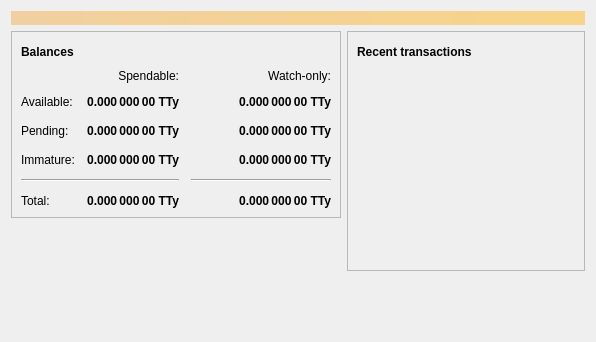
<?xml version="1.0" encoding="UTF-8"?>
<ui version="4.0">
 <class>OverviewPage</class>
 <widget class="QWidget" name="OverviewPage">
  <property name="geometry">
   <rect>
    <x>0</x>
    <y>0</y>
    <width>596</width>
    <height>342</height>
   </rect>
  </property>
  <property name="windowTitle">
   <string>Form</string>
  </property>
  <layout class="QVBoxLayout" name="topLayout">
   <item>
    <widget class="QLabel" name="labelAlerts">
     <property name="visible">
      <bool>false</bool>
     </property>
     <property name="styleSheet">
      <string notr="true">QLabel { background-color: qlineargradient(x1: 0, y1: 0, x2: 1, y2: 0, stop:0 #F0D0A0, stop:1 #F8D488); color:#000000; }</string>
     </property>
     <property name="wordWrap">
      <bool>true</bool>
     </property>
     <property name="margin">
      <number>3</number>
     </property>
     <property name="textInteractionFlags">
      <set>Qt::TextSelectableByMouse</set>
     </property>
    </widget>
   </item>
   <item>
    <layout class="QHBoxLayout" name="horizontalLayout" stretch="1,1">
     <item>
      <layout class="QVBoxLayout" name="verticalLayout_2">
       <item>
        <widget class="QFrame" name="frame">
         <property name="frameShape">
          <enum>QFrame::StyledPanel</enum>
         </property>
         <property name="frameShadow">
          <enum>QFrame::Raised</enum>
         </property>
         <layout class="QVBoxLayout" name="verticalLayout_4">
          <item>
           <layout class="QHBoxLayout" name="horizontalLayout_4">
            <item>
             <widget class="QLabel" name="label_5">
              <property name="font">
               <font>
                <weight>75</weight>
                <bold>true</bold>
               </font>
              </property>
              <property name="text">
               <string>Balances</string>
              </property>
             </widget>
            </item>
            <item>
             <widget class="QPushButton" name="labelWalletStatus">
              <property name="enabled">
               <bool>true</bool>
              </property>
              <property name="maximumSize">
               <size>
                <width>30</width>
                <height>16777215</height>
               </size>
              </property>
              <property name="toolTip">
               <string>The displayed information may be out of date. Your wallet automatically synchronizes with the Tuttycoin network after a connection is established, but this process has not completed yet.</string>
              </property>
              <property name="text">
               <string/>
              </property>
              <property name="icon">
               <iconset resource="../bitcoin.qrc">
                <normaloff>:/icons/warning</normaloff>
                <disabledoff>:/icons/warning</disabledoff>:/icons/warning</iconset>
              </property>
              <property name="iconSize">
               <size>
                <width>24</width>
                <height>24</height>
               </size>
              </property>
              <property name="flat">
               <bool>true</bool>
              </property>
             </widget>
            </item>
            <item>
             <spacer name="horizontalSpacer_3">
              <property name="orientation">
               <enum>Qt::Horizontal</enum>
              </property>
              <property name="sizeHint" stdset="0">
               <size>
                <width>40</width>
                <height>20</height>
               </size>
              </property>
             </spacer>
            </item>
           </layout>
          </item>
          <item>
           <layout class="QGridLayout" name="gridLayout">
            <property name="spacing">
             <number>12</number>
            </property>
            <item row="2" column="2">
             <widget class="QLabel" name="labelWatchPending">
              <property name="font">
               <font>
                <weight>75</weight>
                <bold>true</bold>
               </font>
              </property>
              <property name="cursor">
               <cursorShape>IBeamCursor</cursorShape>
              </property>
              <property name="toolTip">
               <string>Unconfirmed transactions to watch-only addresses</string>
              </property>
              <property name="text">
               <string notr="true">0.000 000 00 TTy</string>
              </property>
              <property name="alignment">
               <set>Qt::AlignRight|Qt::AlignTrailing|Qt::AlignVCenter</set>
              </property>
              <property name="textInteractionFlags">
               <set>Qt::LinksAccessibleByMouse|Qt::TextSelectableByKeyboard|Qt::TextSelectableByMouse</set>
              </property>
             </widget>
            </item>
            <item row="2" column="1">
             <widget class="QLabel" name="labelUnconfirmed">
              <property name="font">
               <font>
                <weight>75</weight>
                <bold>true</bold>
               </font>
              </property>
              <property name="cursor">
               <cursorShape>IBeamCursor</cursorShape>
              </property>
              <property name="toolTip">
               <string>Total of transactions that have yet to be confirmed, and do not yet count toward the spendable balance</string>
              </property>
              <property name="text">
               <string notr="true">0.000 000 00 TTy</string>
              </property>
              <property name="alignment">
               <set>Qt::AlignRight|Qt::AlignTrailing|Qt::AlignVCenter</set>
              </property>
              <property name="textInteractionFlags">
               <set>Qt::LinksAccessibleByMouse|Qt::TextSelectableByKeyboard|Qt::TextSelectableByMouse</set>
              </property>
             </widget>
            </item>
            <item row="3" column="2">
             <widget class="QLabel" name="labelWatchImmature">
              <property name="font">
               <font>
                <weight>75</weight>
                <bold>true</bold>
               </font>
              </property>
              <property name="cursor">
               <cursorShape>IBeamCursor</cursorShape>
              </property>
              <property name="toolTip">
               <string>Mined balance in watch-only addresses that has not yet matured</string>
              </property>
              <property name="text">
               <string notr="true">0.000 000 00 TTy</string>
              </property>
              <property name="alignment">
               <set>Qt::AlignRight|Qt::AlignTrailing|Qt::AlignVCenter</set>
              </property>
              <property name="textInteractionFlags">
               <set>Qt::LinksAccessibleByMouse|Qt::TextSelectableByKeyboard|Qt::TextSelectableByMouse</set>
              </property>
             </widget>
            </item>
            <item row="4" column="0" colspan="2">
             <widget class="Line" name="line">
              <property name="orientation">
               <enum>Qt::Horizontal</enum>
              </property>
             </widget>
            </item>
            <item row="4" column="2">
             <widget class="Line" name="lineWatchBalance">
              <property name="sizePolicy">
               <sizepolicy hsizetype="Preferred" vsizetype="Fixed">
                <horstretch>0</horstretch>
                <verstretch>0</verstretch>
               </sizepolicy>
              </property>
              <property name="minimumSize">
               <size>
                <width>140</width>
                <height>0</height>
               </size>
              </property>
              <property name="orientation">
               <enum>Qt::Horizontal</enum>
              </property>
             </widget>
            </item>
            <item row="5" column="0">
             <widget class="QLabel" name="labelTotalText">
              <property name="text">
               <string>Total:</string>
              </property>
             </widget>
            </item>
            <item row="3" column="1">
             <widget class="QLabel" name="labelImmature">
              <property name="font">
               <font>
                <weight>75</weight>
                <bold>true</bold>
               </font>
              </property>
              <property name="cursor">
               <cursorShape>IBeamCursor</cursorShape>
              </property>
              <property name="toolTip">
               <string>Mined balance that has not yet matured</string>
              </property>
              <property name="text">
               <string notr="true">0.000 000 00 TTy</string>
              </property>
              <property name="alignment">
               <set>Qt::AlignRight|Qt::AlignTrailing|Qt::AlignVCenter</set>
              </property>
              <property name="textInteractionFlags">
               <set>Qt::LinksAccessibleByMouse|Qt::TextSelectableByKeyboard|Qt::TextSelectableByMouse</set>
              </property>
             </widget>
            </item>
            <item row="2" column="3">
             <spacer name="horizontalSpacer_2">
              <property name="orientation">
               <enum>Qt::Horizontal</enum>
              </property>
              <property name="sizeHint" stdset="0">
               <size>
                <width>40</width>
                <height>20</height>
               </size>
              </property>
             </spacer>
            </item>
            <item row="3" column="0">
             <widget class="QLabel" name="labelImmatureText">
              <property name="text">
               <string>Immature:</string>
              </property>
             </widget>
            </item>
            <item row="5" column="1">
             <widget class="QLabel" name="labelTotal">
              <property name="font">
               <font>
                <weight>75</weight>
                <bold>true</bold>
               </font>
              </property>
              <property name="cursor">
               <cursorShape>IBeamCursor</cursorShape>
              </property>
              <property name="toolTip">
               <string>Your current total balance</string>
              </property>
              <property name="text">
               <string notr="true">0.000 000 00 TTy</string>
              </property>
              <property name="alignment">
               <set>Qt::AlignRight|Qt::AlignTrailing|Qt::AlignVCenter</set>
              </property>
              <property name="textInteractionFlags">
               <set>Qt::LinksAccessibleByMouse|Qt::TextSelectableByKeyboard|Qt::TextSelectableByMouse</set>
              </property>
             </widget>
            </item>
            <item row="5" column="2">
             <widget class="QLabel" name="labelWatchTotal">
              <property name="font">
               <font>
                <weight>75</weight>
                <bold>true</bold>
               </font>
              </property>
              <property name="cursor">
               <cursorShape>IBeamCursor</cursorShape>
              </property>
              <property name="toolTip">
               <string>Current total balance in watch-only addresses</string>
              </property>
              <property name="text">
               <string notr="true">0.000 000 00 TTy</string>
              </property>
              <property name="alignment">
               <set>Qt::AlignRight|Qt::AlignTrailing|Qt::AlignVCenter</set>
              </property>
              <property name="textInteractionFlags">
               <set>Qt::LinksAccessibleByMouse|Qt::TextSelectableByKeyboard|Qt::TextSelectableByMouse</set>
              </property>
             </widget>
            </item>
            <item row="0" column="2">
             <widget class="QLabel" name="labelWatchonly">
              <property name="text">
               <string>Watch-only:</string>
              </property>
              <property name="alignment">
               <set>Qt::AlignRight|Qt::AlignTrailing|Qt::AlignVCenter</set>
              </property>
             </widget>
            </item>
            <item row="1" column="0">
             <widget class="QLabel" name="labelBalanceText">
              <property name="text">
               <string>Available:</string>
              </property>
             </widget>
            </item>
            <item row="1" column="1">
             <widget class="QLabel" name="labelBalance">
              <property name="font">
               <font>
                <weight>75</weight>
                <bold>true</bold>
               </font>
              </property>
              <property name="cursor">
               <cursorShape>IBeamCursor</cursorShape>
              </property>
              <property name="toolTip">
               <string>Your current spendable balance</string>
              </property>
              <property name="text">
               <string notr="true">0.000 000 00 TTy</string>
              </property>
              <property name="alignment">
               <set>Qt::AlignRight|Qt::AlignTrailing|Qt::AlignVCenter</set>
              </property>
              <property name="textInteractionFlags">
               <set>Qt::LinksAccessibleByMouse|Qt::TextSelectableByKeyboard|Qt::TextSelectableByMouse</set>
              </property>
             </widget>
            </item>
            <item row="1" column="2">
             <widget class="QLabel" name="labelWatchAvailable">
              <property name="font">
               <font>
                <weight>75</weight>
                <bold>true</bold>
               </font>
              </property>
              <property name="cursor">
               <cursorShape>IBeamCursor</cursorShape>
              </property>
              <property name="toolTip">
               <string>Your current balance in watch-only addresses</string>
              </property>
              <property name="text">
               <string notr="true">0.000 000 00 TTy</string>
              </property>
              <property name="alignment">
               <set>Qt::AlignRight|Qt::AlignTrailing|Qt::AlignVCenter</set>
              </property>
              <property name="textInteractionFlags">
               <set>Qt::LinksAccessibleByMouse|Qt::TextSelectableByKeyboard|Qt::TextSelectableByMouse</set>
              </property>
             </widget>
            </item>
            <item row="2" column="0">
             <widget class="QLabel" name="labelPendingText">
              <property name="text">
               <string>Pending:</string>
              </property>
             </widget>
            </item>
            <item row="0" column="1">
             <widget class="QLabel" name="labelSpendable">
              <property name="text">
               <string>Spendable:</string>
              </property>
              <property name="alignment">
               <set>Qt::AlignRight|Qt::AlignTrailing|Qt::AlignVCenter</set>
              </property>
             </widget>
            </item>
           </layout>
          </item>
         </layout>
        </widget>
       </item>
       <item>
        <spacer name="verticalSpacer">
         <property name="orientation">
          <enum>Qt::Vertical</enum>
         </property>
         <property name="sizeHint" stdset="0">
          <size>
           <width>20</width>
           <height>40</height>
          </size>
         </property>
        </spacer>
       </item>
      </layout>
     </item>
     <item>
      <layout class="QVBoxLayout" name="verticalLayout_3">
       <item>
        <widget class="QFrame" name="frame_2">
         <property name="frameShape">
          <enum>QFrame::StyledPanel</enum>
         </property>
         <property name="frameShadow">
          <enum>QFrame::Raised</enum>
         </property>
         <layout class="QVBoxLayout" name="verticalLayout">
          <item>
           <layout class="QHBoxLayout" name="horizontalLayout_2">
            <item>
             <widget class="QLabel" name="label_4">
              <property name="font">
               <font>
                <weight>75</weight>
                <bold>true</bold>
               </font>
              </property>
              <property name="text">
               <string>Recent transactions</string>
              </property>
             </widget>
            </item>
            <item>
             <widget class="QPushButton" name="labelTransactionsStatus">
              <property name="enabled">
               <bool>true</bool>
              </property>
              <property name="maximumSize">
               <size>
                <width>30</width>
                <height>16777215</height>
               </size>
              </property>
              <property name="toolTip">
               <string>The displayed information may be out of date. Your wallet automatically synchronizes with the Tuttycoin network after a connection is established, but this process has not completed yet.</string>
              </property>
              <property name="text">
               <string/>
              </property>
              <property name="icon">
               <iconset resource="../bitcoin.qrc">
                <normaloff>:/icons/warning</normaloff>
                <disabledoff>:/icons/warning</disabledoff>:/icons/warning</iconset>
              </property>
              <property name="iconSize">
               <size>
                <width>24</width>
                <height>24</height>
               </size>
              </property>
              <property name="flat">
               <bool>true</bool>
              </property>
             </widget>
            </item>
            <item>
             <spacer name="horizontalSpacer">
              <property name="orientation">
               <enum>Qt::Horizontal</enum>
              </property>
              <property name="sizeHint" stdset="0">
               <size>
                <width>40</width>
                <height>20</height>
               </size>
              </property>
             </spacer>
            </item>
           </layout>
          </item>
          <item>
           <widget class="QListView" name="listTransactions">
            <property name="styleSheet">
             <string notr="true">QListView { background: transparent; }</string>
            </property>
            <property name="frameShape">
             <enum>QFrame::NoFrame</enum>
            </property>
            <property name="verticalScrollBarPolicy">
             <enum>Qt::ScrollBarAlwaysOff</enum>
            </property>
            <property name="horizontalScrollBarPolicy">
             <enum>Qt::ScrollBarAlwaysOff</enum>
            </property>
            <property name="selectionMode">
             <enum>QAbstractItemView::NoSelection</enum>
            </property>
           </widget>
          </item>
         </layout>
        </widget>
       </item>
       <item>
        <spacer name="verticalSpacer_2">
         <property name="orientation">
          <enum>Qt::Vertical</enum>
         </property>
         <property name="sizeHint" stdset="0">
          <size>
           <width>20</width>
           <height>40</height>
          </size>
         </property>
        </spacer>
       </item>
      </layout>
     </item>
    </layout>
   </item>
  </layout>
 </widget>
 <resources/>
 <connections/>
</ui>
